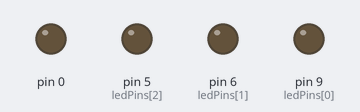
The sketch below on a simulated Arduino Uno, built with avr-gcc and run on an emulated ATmega328P. Shown: output pins drawn as LEDs (lit = HIGH).

Above: at 1.9 s.
At 4.1 s:
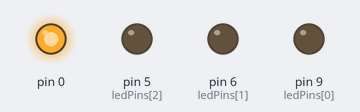
Timing chart, 0 to 6.7 s (numbered marks = the images above):
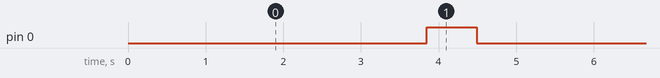

The sketch:

Activity_2.ino
```cpp
int ledPins[] = {9, 6, 5};
int Pin_Count = 4;

void setup() {
  // put your setup code here, to run once:
  for (int PIN = 0; PIN < Pin_Count; PIN++){
    pinMode(ledPins[PIN], OUTPUT);
  }
}

void loop() {
  // put your main code here, to run repeatedly:
  for (int PIN = 0; PIN < Pin_Count; PIN++){
    for(int i = 255; i >= 0 ; i--) {
    analogWrite(ledPins[PIN], i);
    delay(5);
    }
    //for(int i = 0;i < 255 ; i ++){
    //analogWrite(ledPins[PIN], i);
    //delay(10);
    //}
    //analogWrite(ledPins[PIN], 0);
    //digitalWrite(ledPins[PIN], LOW);
  }
  analogWrite(ledPins[9, 6, 5], 0);
}
```

Measured:
- by itself, pin 0: alternates HIGH for 0.64 s and LOW for 4.5 s
